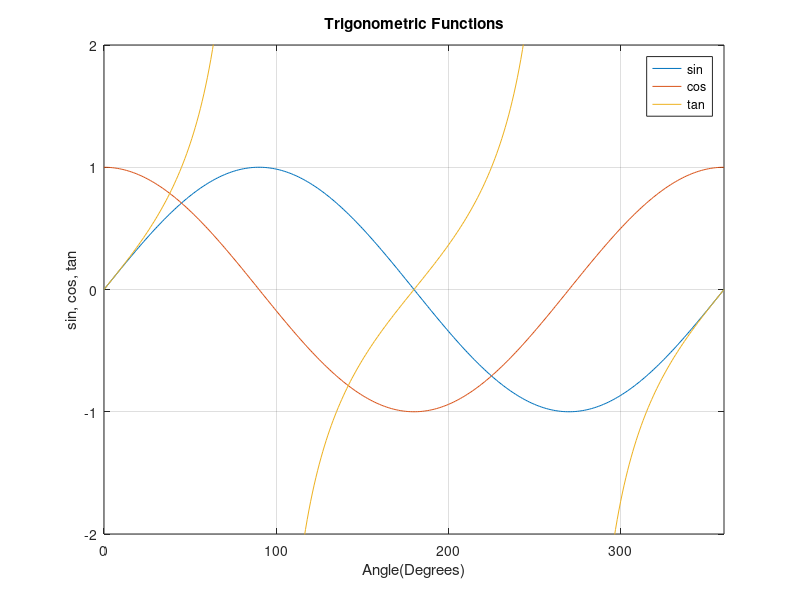

Recreate this plot in MATLAB.
%Clear the command window and all variables
clear %Clear the workspace variables
clc %Clear the command window contents
format default %Set the default format

%Output of the title and author to the command window
tutorial_name = "Tutorial_07_1";
name = "Andy Pacher";
assisted_by = "Nobody";
fprintf("Output for %s written by %s, with assistance from %s. \n\n", tutorial_name, name, assisted_by)

% A matrix can be used to display a table of values
angles=0:30:360;
table=[angles' sind(angles)' cosd(angles)' tand(angles)'];

% Display the data using disp()
disp('  Angle(Deg)      Sine        Cosine        Tangent')
disp(table)

% Plotting the results
clear angles % clears variable angles
angles=0:360;

figure(1)
plot(angles,sind(angles),angles,cosd(angles),angles,tand(angles))

% Adds title, axis label, and gridlines
title('Trigonometric Functions')
xlabel('Angle(Degrees)')
ylabel('sin, cos, tan')

% More condiguration options
grid on
axis([0,360,-2,2]) % sets the xmin, xmax, ymin, ymax of a graph
legend('sin', 'cos', 'tan') % adds a legend to define each data set

%end tutorial